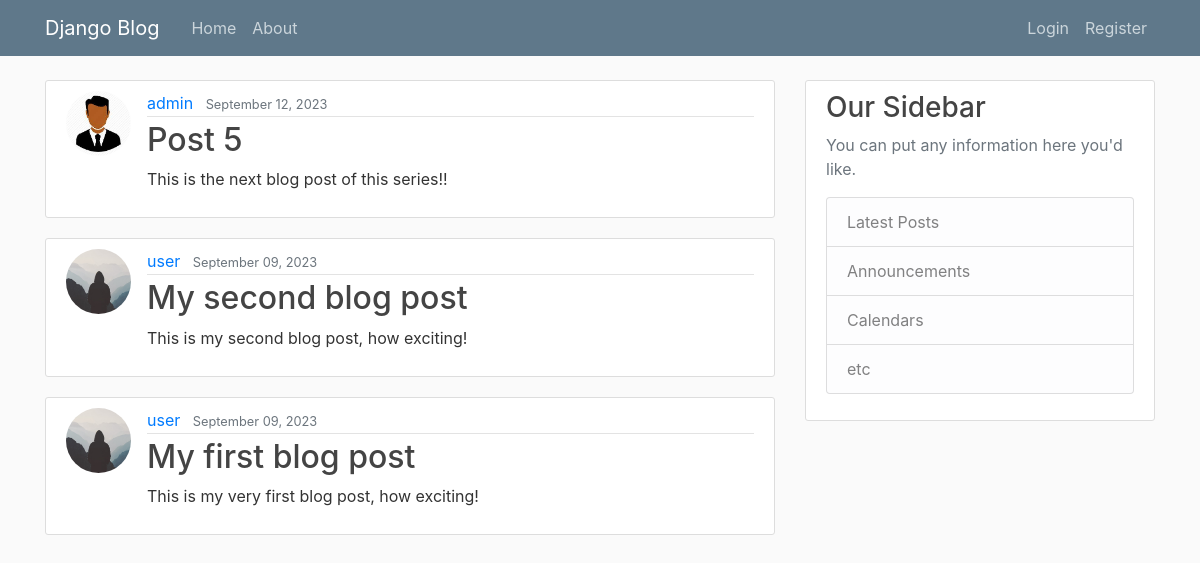
The app's page /, older data.
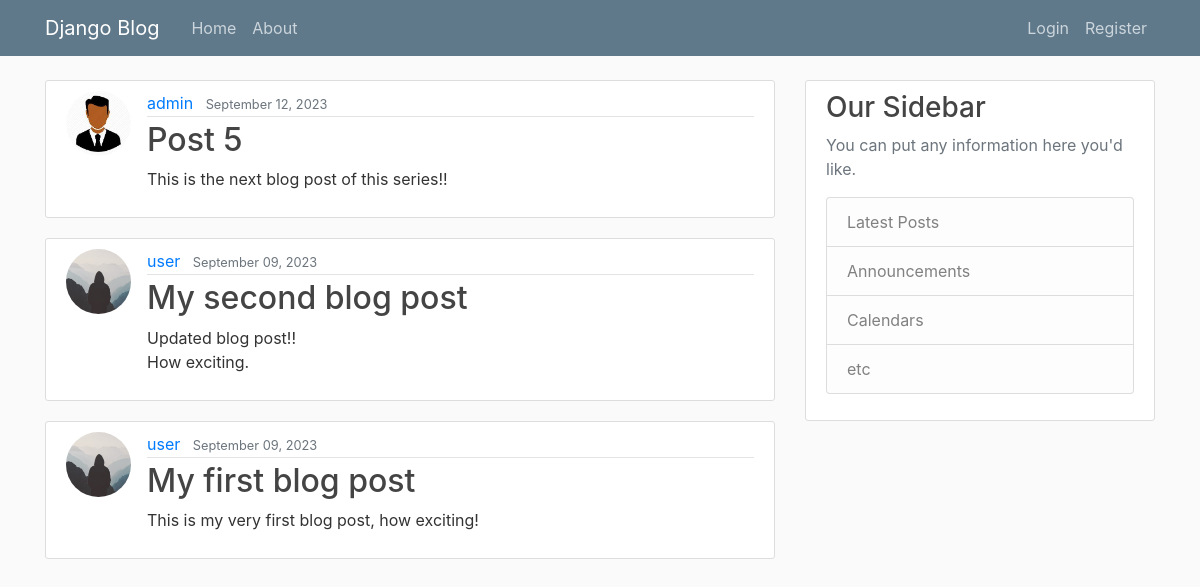
The same page, newer data.
### blog/models.py (models this page shows, shortened)
class Post(models.Model):
  title = models.CharField(max_length=100)
  content = models.TextField()
  date_posted = models.DateTimeField(default=timezone.now)
  author = models.ForeignKey(User, on_delete=models.CASCADE)

### users/models.py (models this page shows, shortened)
class Profile(models.Model):
  user =  models.OneToOneField(User, on_delete=models.CASCADE)
  image = models.ImageField(default='default.jpg', upload_to='profile_pics')

### blog/views.py (the view)
# urls.py: path('', PostListView.as_view(), name='blog-home'),
class PostListView(ListView):
  model = Post
  template_name = 'blog/home.html'
  context_object_name = 'posts'
  ordering = ['-date_posted']
  paginate_by = 5

### blog/templates/blog/home.html (shortened to what this page needs)
{% extends "blog/base.html" %}
{% block content %}
  {% for post in posts %}
  <article class="media content-section">
    <img class="rounded-circle article-img" src="{{ post.author.profile.image.url }}">
    <div class="media-body">
      <div class="article-metadata">
        <a class="mr-2" href="#">{{ post.author }}</a>
        <small class="text-muted">{{ post.date_posted |date:"F d, Y" }}</small>
      </div>
      <h2><a class="article-title" href="{% url 'post-detail' post.id %}">{{ post.title }}</a></h2>
      <p class="article-content">{{ post.content }}</p>
    </div>
  </article>
  {% endfor %}
{% endblock content %}

Row changes from the older to the newer data that the page shows:
changed Post "My second blog post": content "This is my second blog post, how exciting!" → "Updated blog post!! How exciting."
